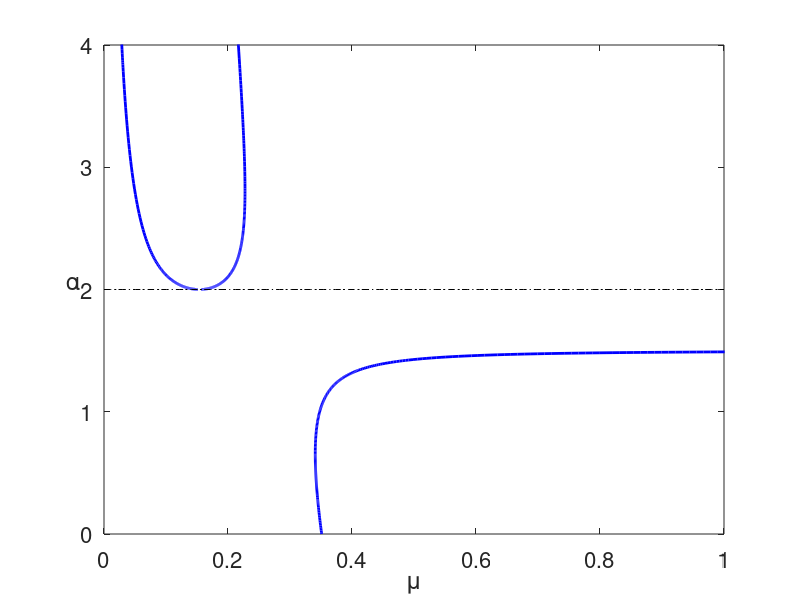
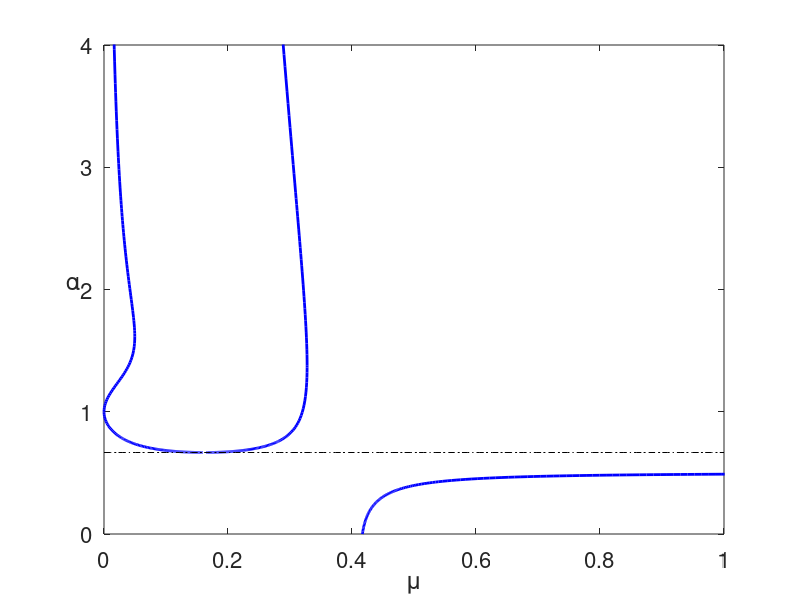

Write MATLAB code to recreate these figures, in order.
%%% Stability diagram for the May-Leonard with mutations
%--------------------------
% This m-file plots figure 3 in May-Leonard Paper
% Locus of fold bifurcations found using AUTO07, 



clear; clc; close all

% From AUTO07

foldR050 = csvread('Data/Foldmu_beta_0_5_R.csv'); 
foldTR050 = csvread('Data/Foldmu_beta_0_5_TR.csv'); 
foldTL050 = csvread('Data/Foldmu_beta_0_5_TL.csv'); 

foldR150 = csvread('Data/Foldmu_beta_1_5_R.csv'); 
foldTR150 = csvread('Data/Foldmu_beta_1_5_TR.csv'); 
foldTL150 = csvread('Data/Foldmu_beta_1_5_TL.csv'); 

%%% Plots


figure(1)
plot(foldR050(:,2),foldR050(:,1),'b','LineWidth',2)
set(gca, 'FontSize', 16)
hold on
plot(foldTR050(:,2),foldTR050(:,1),'b','LineWidth',2)
plot(foldTL050(:,2),foldTL050(:,1),'b','LineWidth',2)
plot(linspace(0,1,100),ones(100,1)*(1/0.5), 'k-.')
hold off
xlabel('\mu')
ylabel('\alpha','rotation',0)
axis([0 1 0 4])


figure(2)
plot(foldR150(:,2),foldR150(:,1),'b','LineWidth',2)
set(gca, 'FontSize', 16)
hold on
plot(foldTR150(:,2),foldTR150(:,1),'b','LineWidth',2)
plot(foldTL150(:,2),foldTL150(:,1),'b','LineWidth',2)
plot(linspace(0,1,100),ones(100,1)*(1/1.5), 'k-.')
hold off
xlabel('\mu')
ylabel('\alpha','rotation',0)
axis([0 1 0 4])

